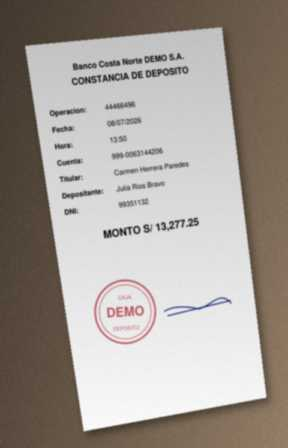
#> input picture 05_Laboratorios/02_Datos_Practica/01_Lote_S02/LOT-0004.jpg, 288 x 448 px
$ python -i preprocesar.py   (imports and definitions only)
#> lines starting #> are read from the running program, lines starting #| are printed output that depends on the picture; after the words box and inside, x2 and y2 are one past the last pixel; in counts of white or black regions, pixels touching at a corner belong together
"""Preparación de la imagen antes del OCR: gris, paso a blanco y negro, ruido e inclinación."""
from __future__ import annotations

import cv2
import numpy as np


def a_gris(imagen: np.ndarray) -> np.ndarray:
    """Pasa una imagen RGB a escala de grises (si ya es gris, la devuelve igual)."""
    if imagen.ndim == 2:
        return imagen
    return cv2.cvtColor(imagen[:, :, :3], cv2.COLOR_RGB2GRAY)
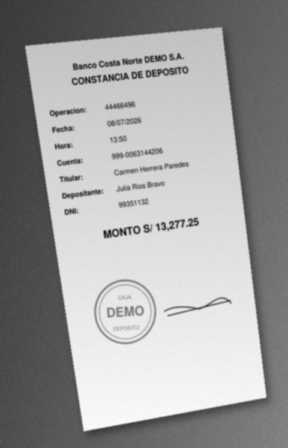
#> returned value: shape (448, 288); min 12, max 255, mean 158.9


def otsu(gris: np.ndarray) -> np.ndarray:
    """Pasa a blanco y negro con el umbral de Otsu, tras un suavizado leve."""
    suave = cv2.GaussianBlur(gris, (5, 5), 0)
    _, binaria = cv2.threshold(suave, 0, 255, cv2.THRESH_BINARY + cv2.THRESH_OTSU)
    return binaria


def adaptativa(gris: np.ndarray, bloque: int = 31, constante: int = 15) -> np.ndarray:
    """Pasa a blanco y negro con un umbral que cambia por zona (útil con sombras)."""
    return cv2.adaptiveThreshold(gris, 255, cv2.ADAPTIVE_THRESH_GAUSSIAN_C, cv2.THRESH_BINARY, bloque, constante)


def mediana(gris: np.ndarray, tamano: int = 3) -> np.ndarray:
    """Quita el ruido de píxeles sueltos (sal y pimienta) con un filtro de mediana."""
    return cv2.medianBlur(gris, tamano)


def estimar_inclinacion(gris: np.ndarray, maximo: float = 10.0, paso: float = 0.25) -> float:
    """Mide cuántos grados está girado el documento con el perfil de proyección.

    Gira una copia reducida de la tinta entre -maximo y +maximo grados. Cuando las líneas de texto quedan
    horizontales, la suma de tinta por fila alterna filas muy llenas y filas vacías: esa variación es máxima.

    Args:
        gris: imagen en escala de grises.
        maximo: giro máximo que se prueba, en grados (hacia cada lado).
        paso: separación entre ángulos probados, en grados.

    Returns:
        Inclinación del documento en grados (positivo = girado en sentido antihorario).
    """
#> called with maximo = 10, paso = 0.25
    factor = 1000 / max(gris.shape)
#> factor = 2.23
    reducida = cv2.resize(gris, None, fx=factor, fy=factor, interpolation=cv2.INTER_AREA)
    tinta = cv2.adaptiveThreshold(reducida, 255, cv2.ADAPTIVE_THRESH_GAUSSIAN_C, cv2.THRESH_BINARY_INV, 31, 15)
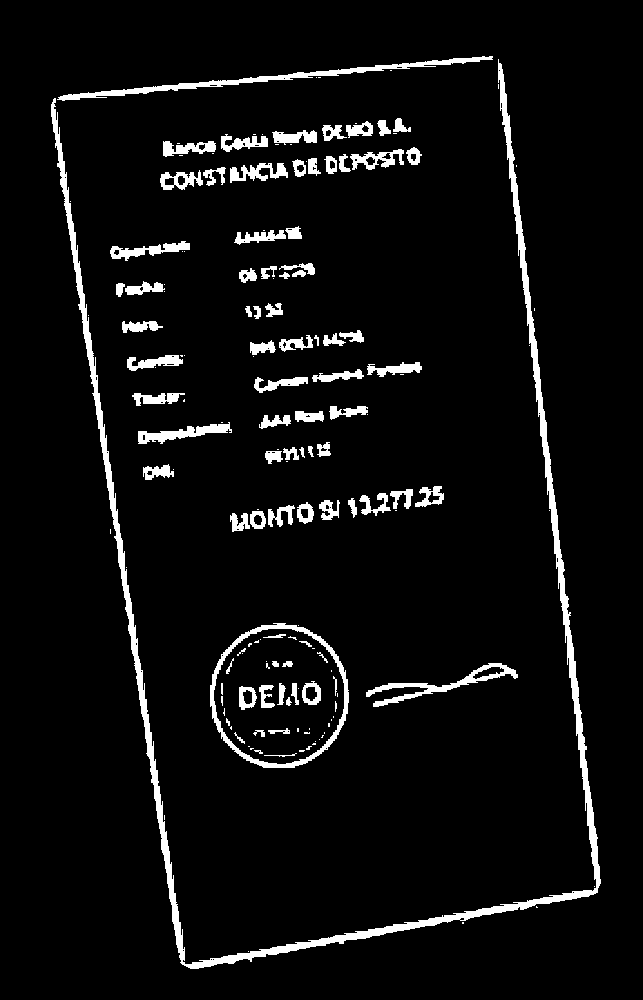
#> tinta: shape (1000, 643); 5.5% white; 161 white regions (78 under 20 px), largest, box (x1, y1, x2, y2) and area: (51, 59, 601, 969) 13202, (57, 56, 493, 101) 2214, (210, 623, 349, 768) 2056
    alto, ancho = tinta.shape
#> alto = 1000; ancho = 643
    mejor_angulo, mejor_varianza = 0.0, -1.0
    for angulo in np.arange(-maximo, maximo + paso / 2, paso):
        matriz = cv2.getRotationMatrix2D((ancho / 2, alto / 2), float(angulo), 1.0)
        girada = cv2.warpAffine(tinta, matriz, (ancho, alto), flags=cv2.INTER_NEAREST)
        varianza = girada.sum(axis=1, dtype=np.float64).var()
        if varianza > mejor_varianza:
            mejor_angulo, mejor_varianza = float(angulo), varianza
#> this loop made 81 passes
#> (varianza, mejor_angulo, mejor_varianza) on passes 1, 9, 10, 11, 12, 13, 14, 15, 16, 17, 18, 19: (127871344.1, -10, 127871344.1), (128371327.5, -8, 128371327.5), (130586657.8, -7.75, 130586657.8), (132986427.8, -7.5, 132986427.8), (134849648.6, -7.25, 134849648.6), (137165493, -7, 137165493), (138760642.3, -6.75, 138760642.3), (141592130.9, -6.5, 141592130.9), (144721143.1, -6.25, 144721143.1), (148702834.2, -6, 148702834.2), (151820135.6, -5.75, 151820135.6), (153442122, -5.5, 153442122)
#> varianza on passes 2 to 7: 126186921.7, 123954660.5, 122999584.7, 122242771.7, 122907204, 123870736.4
#> pass 1, in estimar_inclinacion, `girada = cv2.warpAffine(tinta, matriz, (ancho, alto), flags=cv2.INTER_..`:
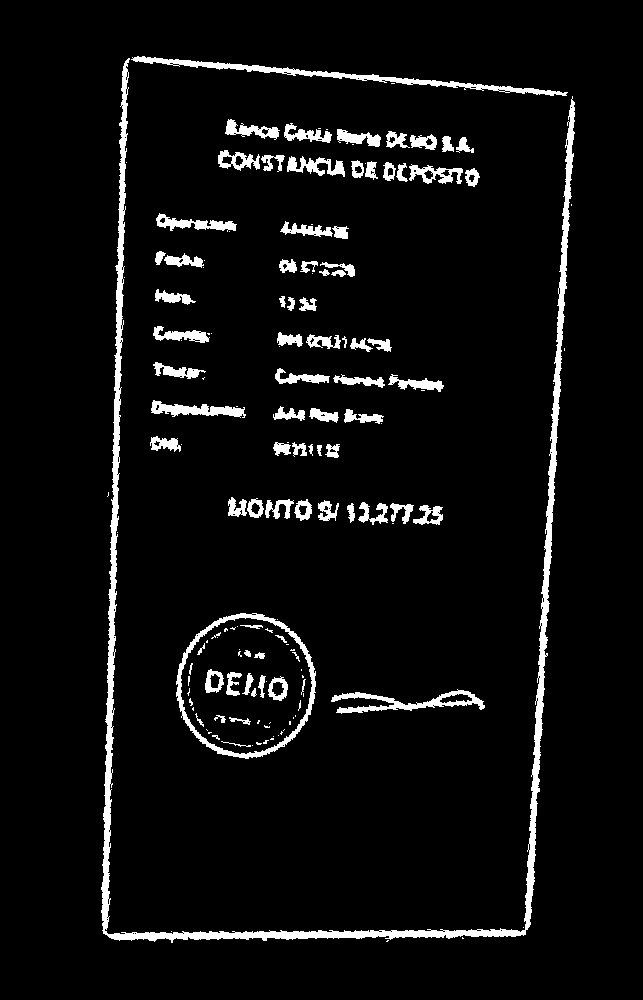
#> girada: shape (1000, 643); 5.5% white; 151 white regions (69 under 20 px), largest, box (x1, y1, x2, y2) and area: (101, 58, 575, 943) 13219, (131, 56, 568, 96) 2223, (176, 613, 316, 759) 2053
#> pass 2, in estimar_inclinacion, `girada = cv2.warpAffine(tinta, matriz, (ancho, alto), flags=cv2.INTER_..`:
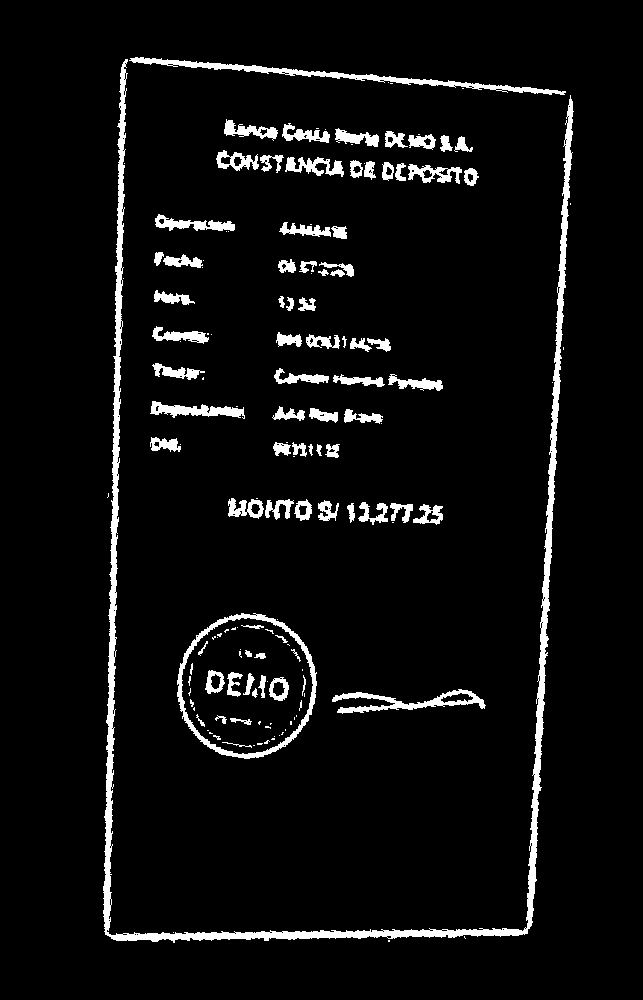
#> girada: shape (1000, 643); 5.5% white; 150 white regions (69 under 20 px), largest, box (x1, y1, x2, y2) and area: (103, 59, 574, 943) 13224, (129, 57, 566, 95) 2209, (177, 613, 317, 759) 2057
#> pass 3, in estimar_inclinacion, `girada = cv2.warpAffine(tinta, matriz, (ancho, alto), flags=cv2.INTER_..`:
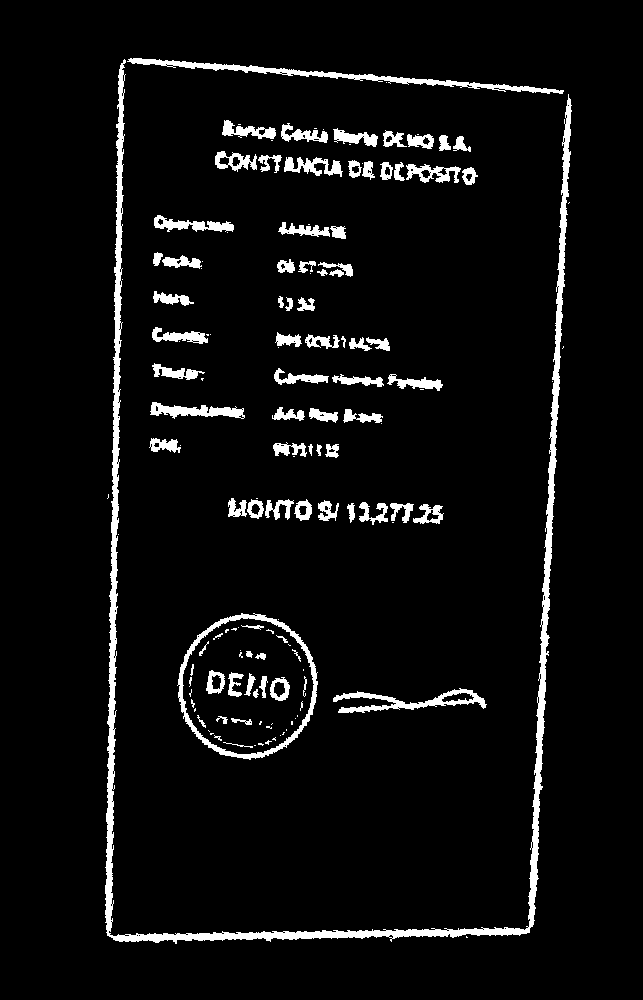
#> girada: shape (1000, 643); 5.5% white; 143 white regions (61 under 20 px), largest, box (x1, y1, x2, y2) and area: (105, 59, 572, 944) 13221, (127, 58, 564, 94) 2219, (177, 613, 318, 760) 2057
#> after the loop, mejor_angulo = -5.5; mejor_varianza = 153442122
    return 0.0 - mejor_angulo


def corregir_inclinacion(imagen: np.ndarray, maximo: float = 10.0, paso: float = 0.25) -> tuple[np.ndarray, float]:
    """Endereza la imagen: mide la inclinación y la gira en sentido contrario.

    Args:
        imagen: imagen en gris o RGB.
        maximo: giro máximo que se prueba, en grados.
        paso: separación entre ángulos probados, en grados.

    Returns:
        La imagen enderezada y la inclinación que tenía, en grados.
    """
    inclinacion = estimar_inclinacion(a_gris(imagen), maximo, paso)
#> inclinacion = 5.5
    alto, ancho = imagen.shape[:2]
#> alto = 448; ancho = 288
    matriz = cv2.getRotationMatrix2D((ancho / 2, alto / 2), -inclinacion, 1.0)
#> matriz = [[0.995, -0.0958, 22.13], [0.0958, 0.995, -12.77]]
    recta = cv2.warpAffine(imagen, matriz, (ancho, alto), flags=cv2.INTER_CUBIC, borderMode=cv2.BORDER_REPLICATE)
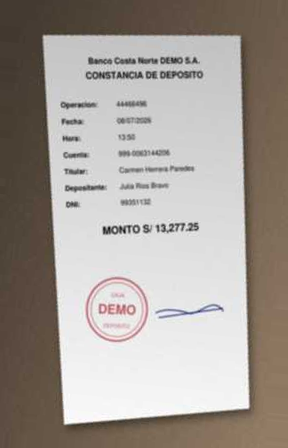
#> recta: shape (448, 288, 3); mean R, G, B 164.8, 157.5, 151.2
    return recta, inclinacion


RECETAS = ("crudo", "gris", "otsu", "adaptativa", "mediana")


def aplicar_receta(imagen: np.ndarray, receta: str) -> np.ndarray:
    """Aplica una receta de limpieza de la imagen: crudo, gris, otsu, adaptativa o mediana.

    La receta ``mediana`` quita el ruido de píxeles sueltos con un filtro de mediana de 5 y después pasa a blanco y negro como ``adaptativa``.

    Raises:
        ValueError: si la receta no existe.
    """
    if receta == "crudo":
        return imagen
    gris = a_gris(imagen)
    if receta == "gris":
        return gris
    if receta == "otsu":
        return otsu(gris)
    if receta == "adaptativa":
        return adaptativa(gris)
    if receta == "mediana":
        return adaptativa(mediana(gris, 5))
    raise ValueError(f"Receta desconocida: {receta}. Opciones: {', '.join(RECETAS)}")


def ampliar(imagen: np.ndarray, factor: int = 3) -> np.ndarray:
    """Agranda la imagen ``factor`` veces (útil con fotos de baja resolución)."""
    return cv2.resize(imagen, None, fx=factor, fy=factor, interpolation=cv2.INTER_CUBIC)

>>> import cv2
>>> picture = cv2.cvtColor(cv2.imread('../../../05_Laboratorios/02_Datos_Practica/01_Lote_S02/LOT-0004.jpg'), cv2.COLOR_BGR2RGB)
>>> result = corregir_inclinacion(picture)

$ run again, on 05_Laboratorios/02_Datos_Practica/01_Lote_S02/LOT-0020.jpg
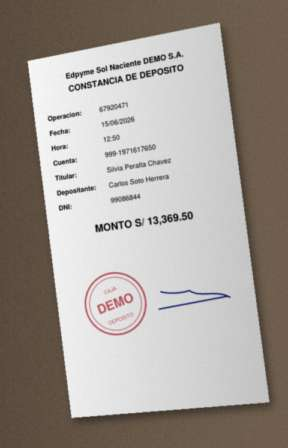
#> input picture 05_Laboratorios/02_Datos_Practica/01_Lote_S02/LOT-0020.jpg, 288 x 448 px
#> factor = 2.23
#> in estimar_inclinacion, `tinta = cv2.adaptiveThreshold(reducida, 255, cv2.ADAPTIVE_THRESH_GAUSS..`:
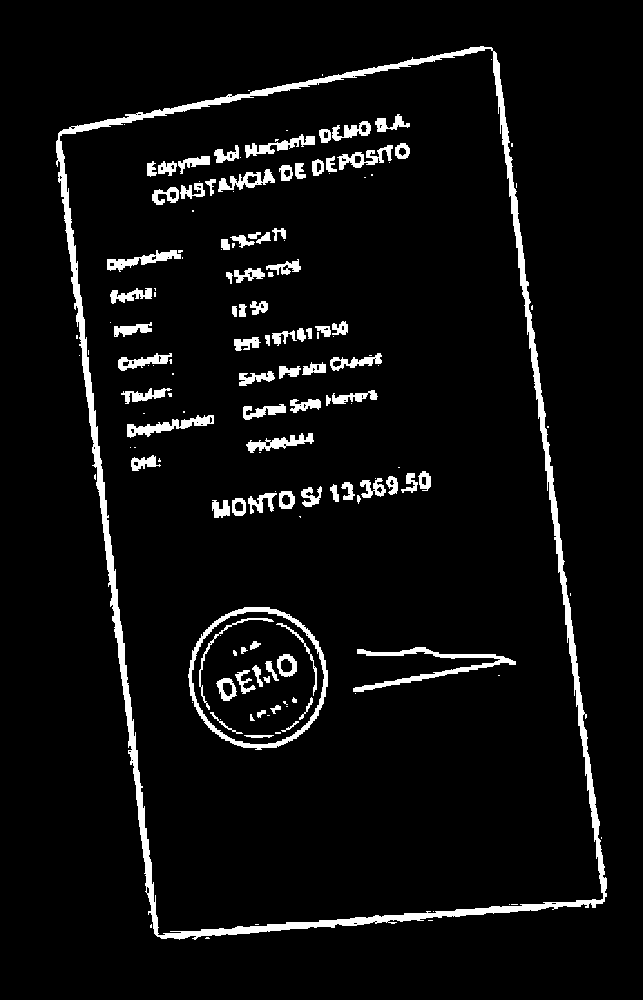
#> tinta: shape (1000, 643); 5.5% white; 155 white regions (69 under 20 px), largest, box (x1, y1, x2, y2) and area: (56, 46, 607, 940) 15644, (188, 607, 328, 750) 1979, (353, 647, 516, 692) 1406
#> the loop in estimar_inclinacion, `for angulo in np.arange(-maximo, maximo + paso / 2, paso):` made 81 passes
#> (varianza, mejor_angulo, mejor_varianza) on pass 1: (133971883.5, -10, 133971883.5)
#> after the loop in estimar_inclinacion, `for angulo in np.arange(-maximo, maximo + paso / 2, paso):`: mejor_angulo = -10; mejor_varianza = 133971883.5
#> inclinacion = 10
#> in corregir_inclinacion, `matriz = cv2.getRotationMatrix2D((ancho / 2, alto / 2), -inclinacion, ..`: matriz = [[0.985, -0.174, 41.08], [0.174, 0.985, -21.6]]
#> in corregir_inclinacion, `recta = cv2.warpAffine(imagen, matriz, (ancho, alto), flags=cv2.INTER_..`:
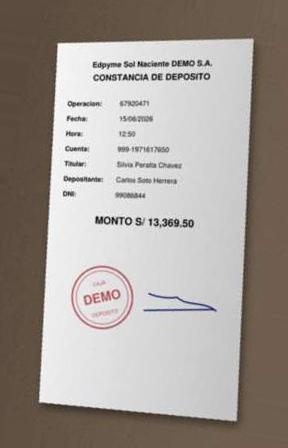
#> recta: shape (448, 288, 3); mean R, G, B 163.9, 156.5, 150.5

$ run again, on 05_Laboratorios/02_Datos_Practica/01_Lote_S02/LOT-0003.png
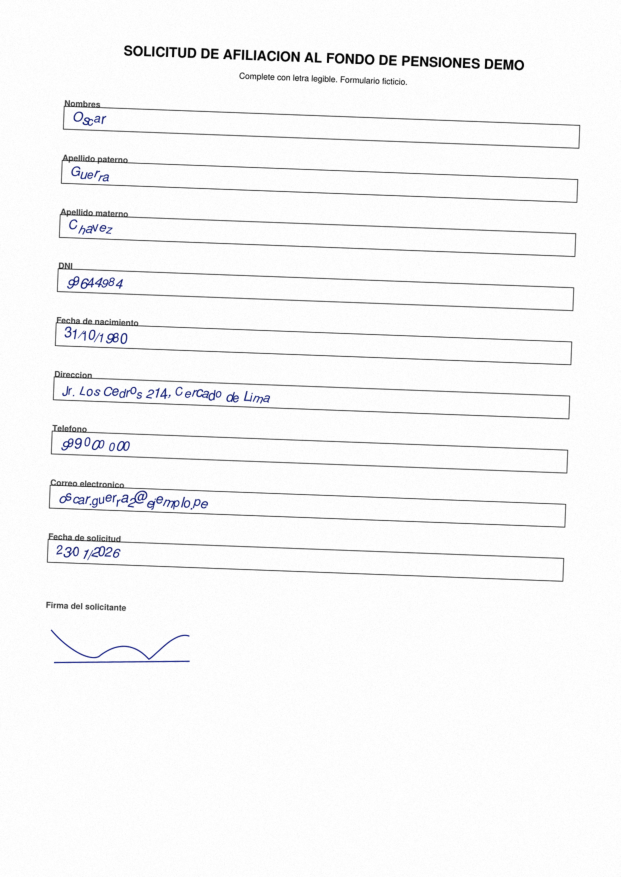
#> input picture 05_Laboratorios/02_Datos_Practica/01_Lote_S02/LOT-0003.png, 1241 x 1754 px (shown at 1/2 size)
#> factor = 0.57
#> in estimar_inclinacion, `tinta = cv2.adaptiveThreshold(reducida, 255, cv2.ADAPTIVE_THRESH_GAUSS..`:
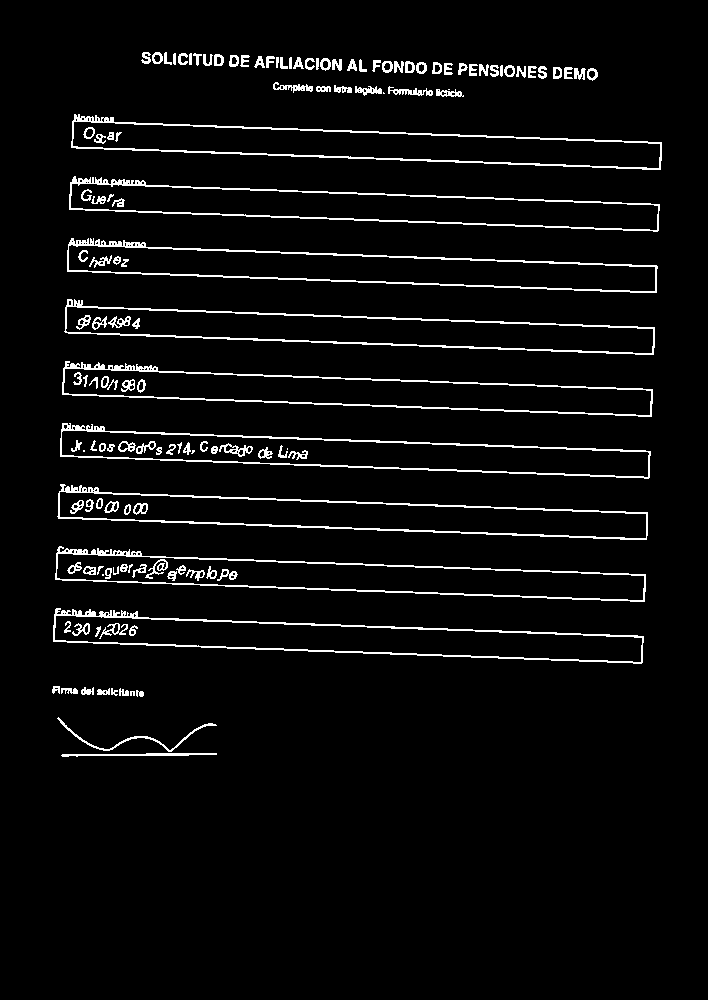
#> tinta: shape (1000, 708); 4.6% white in thin lines or dots, all inside (x1, y1, x2, y2) = (52, 52, 662, 757)
#> the loop in estimar_inclinacion, `for angulo in np.arange(-maximo, maximo + paso / 2, paso):` made 81 passes
#> (varianza, mejor_angulo, mejor_varianza) on passes 1, 5, 6, 9, 11, 12, 14, 18: (40396521.1, -10, 40396521.1), (41767887.4, -9, 41767887.4), (42029967.3, -8.75, 42029967.3), (42589477.3, -8, 42589477.3), (42702091.2, -7.5, 42702091.2), (43113467.9, -7.25, 43113467.9), (45159243.4, -6.75, 45159243.4), (46768637.2, -5.75, 46768637.2)
#> after the loop in estimar_inclinacion, `for angulo in np.arange(-maximo, maximo + paso / 2, paso):`: mejor_angulo = 2.25; mejor_varianza = 607661000
#> inclinacion = -2.25
#> in corregir_inclinacion, `matriz = cv2.getRotationMatrix2D((ancho / 2, alto / 2), -inclinacion, ..`: matriz = [[0.999, 0.0393, -33.95], [-0.0393, 0.999, 25.04]]
#> in corregir_inclinacion, `recta = cv2.warpAffine(imagen, matriz, (ancho, alto), flags=cv2.INTER_..`:
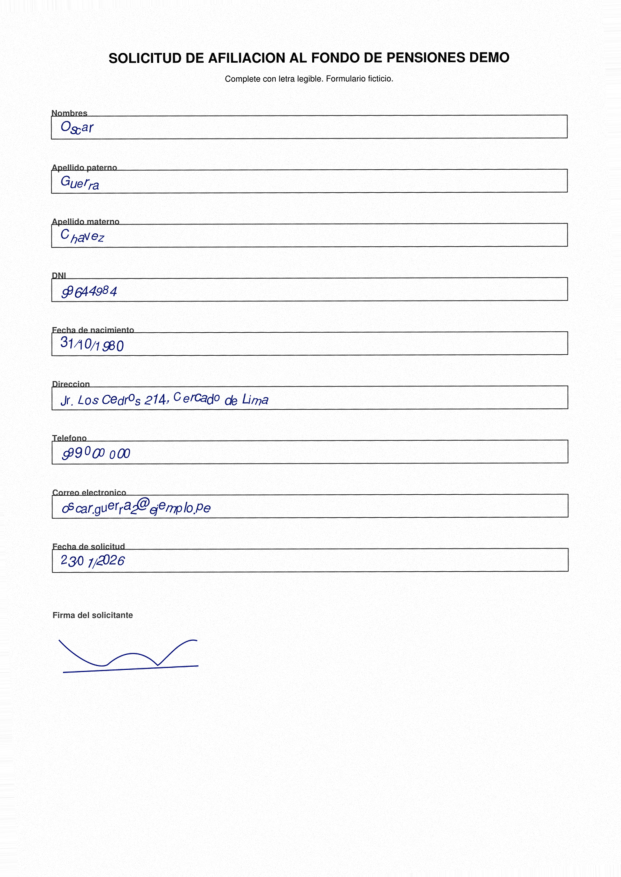
#> recta: shape (1754, 1241, 3) (shown at 1/2 size); mean R, G, B 247.1, 247.2, 247.6
